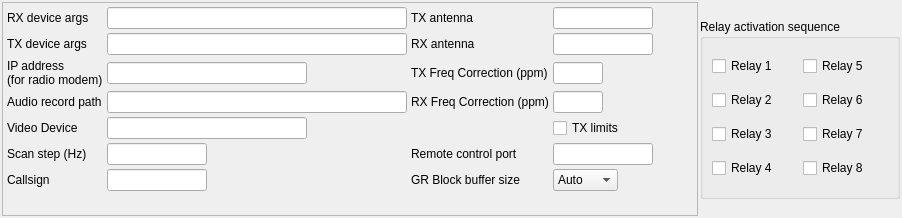
            <widget class="QWidget" name="tab_2">
             <attribute name="title">
              <string>General Settings</string>
             </attribute>
             <layout class="QGridLayout" name="gridLayout">
              <property name="leftMargin">
               <number>2</number>
              </property>
              <property name="topMargin">
               <number>2</number>
              </property>
              <property name="rightMargin">
               <number>2</number>
              </property>
              <property name="bottomMargin">
               <number>2</number>
              </property>
              <property name="spacing">
               <number>2</number>
              </property>
              <item row="0" column="0">
               <widget class="QFrame" name="frame_5">
                <property name="frameShape">
                 <enum>QFrame::StyledPanel</enum>
                </property>
                <property name="frameShadow">
                 <enum>QFrame::Raised</enum>
                </property>
                <layout class="QGridLayout" name="gridLayout_10">
                 <property name="leftMargin">
                  <number>4</number>
                 </property>
                 <property name="topMargin">
                  <number>4</number>
                 </property>
                 <property name="rightMargin">
                  <number>4</number>
                 </property>
                 <property name="bottomMargin">
                  <number>4</number>
                 </property>
                 <property name="spacing">
                  <number>4</number>
                 </property>
                 <item row="2" column="1">
                  <widget class="QLineEdit" name="lineEditIPaddress">
                   <property name="sizePolicy">
                    <sizepolicy hsizetype="Fixed" vsizetype="Fixed">
                     <horstretch>0</horstretch>
                     <verstretch>0</verstretch>
                    </sizepolicy>
                   </property>
                   <property name="maximumSize">
                    <size>
                     <width>200</width>
                     <height>16777215</height>
                    </size>
                   </property>
                   <property name="styleSheet">
                    <string notr="true"/>
                   </property>
                   <property name="maxLength">
                    <number>100</number>
                   </property>
                  </widget>
                 </item>
                 <item row="6" column="1">
                  <widget class="QLineEdit" name="lineEditScanStep">
                   <property name="sizePolicy">
                    <sizepolicy hsizetype="Fixed" vsizetype="Fixed">
                     <horstretch>0</horstretch>
                     <verstretch>0</verstretch>
                    </sizepolicy>
                   </property>
                   <property name="maximumSize">
                    <size>
                     <width>100</width>
                     <height>16777215</height>
                    </size>
                   </property>
                  </widget>
                 </item>
                 <item row="6" column="0">
                  <widget class="QLabel" name="label_24">
                   <property name="sizePolicy">
                    <sizepolicy hsizetype="Fixed" vsizetype="Fixed">
                     <horstretch>0</horstretch>
                     <verstretch>0</verstretch>
                    </sizepolicy>
                   </property>
                   <property name="text">
                    <string>Scan step (Hz)</string>
                   </property>
                  </widget>
                 </item>
                 <item row="2" column="0">
                  <widget class="QLabel" name="label_18">
                   <property name="sizePolicy">
                    <sizepolicy hsizetype="Fixed" vsizetype="Fixed">
                     <horstretch>0</horstretch>
                     <verstretch>0</verstretch>
                    </sizepolicy>
                   </property>
                   <property name="text">
                    <string>IP address 
(for radio modem)</string>
                   </property>
                  </widget>
                 </item>
                 <item row="0" column="1">
                  <widget class="QLineEdit" name="lineEditRXDev">
                   <property name="sizePolicy">
                    <sizepolicy hsizetype="Fixed" vsizetype="Fixed">
                     <horstretch>0</horstretch>
                     <verstretch>0</verstretch>
                    </sizepolicy>
                   </property>
                   <property name="minimumSize">
                    <size>
                     <width>300</width>
                     <height>0</height>
                    </size>
                   </property>
                  </widget>
                 </item>
                 <item row="4" column="0">
                  <widget class="QLabel" name="label_10">
                   <property name="sizePolicy">
                    <sizepolicy hsizetype="Fixed" vsizetype="Fixed">
                     <horstretch>0</horstretch>
                     <verstretch>0</verstretch>
                    </sizepolicy>
                   </property>
                   <property name="text">
                    <string>Video Device</string>
                   </property>
                  </widget>
                 </item>
                 <item row="3" column="1">
                  <widget class="QLineEdit" name="lineEditRecordPath">
                   <property name="sizePolicy">
                    <sizepolicy hsizetype="Fixed" vsizetype="Fixed">
                     <horstretch>0</horstretch>
                     <verstretch>0</verstretch>
                    </sizepolicy>
                   </property>
                   <property name="maximumSize">
                    <size>
                     <width>300</width>
                     <height>16777215</height>
                    </size>
                   </property>
                  </widget>
                 </item>
                 <item row="4" column="1">
                  <widget class="QLineEdit" name="lineEditVideoDevice">
                   <property name="sizePolicy">
                    <sizepolicy hsizetype="Fixed" vsizetype="Fixed">
                     <horstretch>0</horstretch>
                     <verstretch>0</verstretch>
                    </sizepolicy>
                   </property>
                   <property name="minimumSize">
                    <size>
                     <width>200</width>
                     <height>0</height>
                    </size>
                   </property>
                   <property name="styleSheet">
                    <string notr="true"/>
                   </property>
                   <property name="maxLength">
                    <number>100</number>
                   </property>
                  </widget>
                 </item>
                 <item row="3" column="0">
                  <widget class="QLabel" name="label_41">
                   <property name="text">
                    <string>Audio record path</string>
                   </property>
                  </widget>
                 </item>
                 <item row="4" column="5">
                  <spacer name="horizontalSpacer_13">
                   <property name="orientation">
                    <enum>Qt::Horizontal</enum>
                   </property>
                   <property name="sizeHint" stdset="0">
                    <size>
                     <width>40</width>
                     <height>20</height>
                    </size>
                   </property>
                  </spacer>
                 </item>
                 <item row="0" column="0">
                  <widget class="QLabel" name="label_2">
                   <property name="sizePolicy">
                    <sizepolicy hsizetype="Fixed" vsizetype="Fixed">
                     <horstretch>0</horstretch>
                     <verstretch>0</verstretch>
                    </sizepolicy>
                   </property>
                   <property name="text">
                    <string>RX device args</string>
                   </property>
                  </widget>
                 </item>
                 <item row="1" column="0">
                  <widget class="QLabel" name="label_3">
                   <property name="sizePolicy">
                    <sizepolicy hsizetype="Fixed" vsizetype="Fixed">
                     <horstretch>0</horstretch>
                     <verstretch>0</verstretch>
                    </sizepolicy>
                   </property>
                   <property name="text">
                    <string>TX device args</string>
                   </property>
                  </widget>
                 </item>
                 <item row="1" column="1">
                  <widget class="QLineEdit" name="lineEditTXDev">
                   <property name="sizePolicy">
                    <sizepolicy hsizetype="Fixed" vsizetype="Fixed">
                     <horstretch>0</horstretch>
                     <verstretch>0</verstretch>
                    </sizepolicy>
                   </property>
                   <property name="minimumSize">
                    <size>
                     <width>300</width>
                     <height>0</height>
                    </size>
                   </property>
                   <property name="styleSheet">
                    <string notr="true"/>
                   </property>
                  </widget>
                 </item>
                 <item row="0" column="2">
                  <widget class="QLabel" name="label_5">
                   <property name="sizePolicy">
                    <sizepolicy hsizetype="Fixed" vsizetype="Fixed">
                     <horstretch>0</horstretch>
                     <verstretch>0</verstretch>
                    </sizepolicy>
                   </property>
                   <property name="text">
                    <string>TX antenna</string>
                   </property>
                  </widget>
                 </item>
                 <item row="0" column="3">
                  <widget class="QLineEdit" name="lineEditTXAntenna">
                   <property name="sizePolicy">
                    <sizepolicy hsizetype="Fixed" vsizetype="Fixed">
                     <horstretch>0</horstretch>
                     <verstretch>0</verstretch>
                    </sizepolicy>
                   </property>
                   <property name="minimumSize">
                    <size>
                     <width>100</width>
                     <height>0</height>
                    </size>
                   </property>
                   <property name="maximumSize">
                    <size>
                     <width>100</width>
                     <height>16777215</height>
                    </size>
                   </property>
                   <property name="styleSheet">
                    <string notr="true"/>
                   </property>
                  </widget>
                 </item>
                 <item row="1" column="2">
                  <widget class="QLabel" name="label_6">
                   <property name="sizePolicy">
                    <sizepolicy hsizetype="Fixed" vsizetype="Fixed">
                     <horstretch>0</horstretch>
                     <verstretch>0</verstretch>
                    </sizepolicy>
                   </property>
                   <property name="text">
                    <string>RX antenna</string>
                   </property>
                  </widget>
                 </item>
                 <item row="1" column="3">
                  <widget class="QLineEdit" name="lineEditRXAntenna">
                   <property name="sizePolicy">
                    <sizepolicy hsizetype="Fixed" vsizetype="Fixed">
                     <horstretch>0</horstretch>
                     <verstretch>0</verstretch>
                    </sizepolicy>
                   </property>
                   <property name="minimumSize">
                    <size>
                     <width>100</width>
                     <height>0</height>
                    </size>
                   </property>
                   <property name="maximumSize">
                    <size>
                     <width>100</width>
                     <height>16777215</height>
                    </size>
                   </property>
                   <property name="styleSheet">
                    <string notr="true"/>
                   </property>
                  </widget>
                 </item>
                 <item row="6" column="3">
                  <widget class="QLineEdit" name="remoteControlEdit">
                   <property name="sizePolicy">
                    <sizepolicy hsizetype="Fixed" vsizetype="Fixed">
                     <horstretch>0</horstretch>
                     <verstretch>0</verstretch>
                    </sizepolicy>
                   </property>
                   <property name="maximumSize">
                    <size>
                     <width>100</width>
                     <height>16777215</height>
                    </size>
                   </property>
                  </widget>
                 </item>
                 <item row="6" column="2">
                  <widget class="QLabel" name="label_39">
                   <property name="sizePolicy">
                    <sizepolicy hsizetype="Fixed" vsizetype="Fixed">
                     <horstretch>0</horstretch>
                     <verstretch>0</verstretch>
                    </sizepolicy>
                   </property>
                   <property name="text">
                    <string>Remote control port</string>
                   </property>
                  </widget>
                 </item>
                 <item row="7" column="2">
                  <widget class="QLabel" name="label_45">
                   <property name="text">
                    <string>GR Block buffer size</string>
                   </property>
                  </widget>
                 </item>
                 <item row="7" column="3">
                  <widget class="QComboBox" name="blockBufferSizeComboBox">
                   <property name="sizePolicy">
                    <sizepolicy hsizetype="Fixed" vsizetype="Fixed">
                     <horstretch>0</horstretch>
                     <verstretch>0</verstretch>
                    </sizepolicy>
                   </property>
                   <item>
                    <property name="text">
                     <string>Auto</string>
                    </property>
                   </item>
                   <item>
                    <property name="text">
                     <string>512</string>
                    </property>
                   </item>
                   <item>
                    <property name="text">
                     <string>1024</string>
                    </property>
                   </item>
                   <item>
                    <property name="text">
                     <string>2048</string>
                    </property>
                   </item>
                   <item>
                    <property name="text">
                     <string>4096</string>
                    </property>
                   </item>
                   <item>
                    <property name="text">
                     <string>8192</string>
                    </property>
                   </item>
                   <item>
                    <property name="text">
                     <string>16384</string>
                    </property>
                   </item>
                   <item>
                    <property name="text">
                     <string>32768</string>
                    </property>
                   </item>
                   <item>
                    <property name="text">
                     <string>65536</string>
                    </property>
                   </item>
                  </widget>
                 </item>
                 <item row="7" column="0">
                  <widget class="QLabel" name="label_4">
                   <property name="sizePolicy">
                    <sizepolicy hsizetype="Fixed" vsizetype="Fixed">
                     <horstretch>0</horstretch>
                     <verstretch>0</verstretch>
                    </sizepolicy>
                   </property>
                   <property name="text">
                    <string>Callsign</string>
                   </property>
                  </widget>
                 </item>
                 <item row="7" column="1">
                  <widget class="QLineEdit" name="lineEditCallsign">
                   <property name="sizePolicy">
                    <sizepolicy hsizetype="Fixed" vsizetype="Fixed">
                     <horstretch>0</horstretch>
                     <verstretch>0</verstretch>
                    </sizepolicy>
                   </property>
                   <property name="minimumSize">
                    <size>
                     <width>100</width>
                     <height>0</height>
                    </size>
                   </property>
                   <property name="maximumSize">
                    <size>
                     <width>100</width>
                     <height>16777215</height>
                    </size>
                   </property>
                   <property name="maxLength">
                    <number>25</number>
                   </property>
                  </widget>
                 </item>
                 <item row="2" column="2">
                  <widget class="QLabel" name="label_8">
                   <property name="sizePolicy">
                    <sizepolicy hsizetype="Fixed" vsizetype="Fixed">
                     <horstretch>0</horstretch>
                     <verstretch>0</verstretch>
                    </sizepolicy>
                   </property>
                   <property name="text">
                    <string>TX Freq Correction (ppm)</string>
                   </property>
                  </widget>
                 </item>
                 <item row="2" column="3">
                  <widget class="QLineEdit" name="lineEditTXFreqCorrection">
                   <property name="sizePolicy">
                    <sizepolicy hsizetype="Fixed" vsizetype="Fixed">
                     <horstretch>0</horstretch>
                     <verstretch>0</verstretch>
                    </sizepolicy>
                   </property>
                   <property name="minimumSize">
                    <size>
                     <width>50</width>
                     <height>0</height>
                    </size>
                   </property>
                   <property name="maximumSize">
                    <size>
                     <width>50</width>
                     <height>16777215</height>
                    </size>
                   </property>
                  </widget>
                 </item>
                 <item row="3" column="2">
                  <widget class="QLabel" name="label_7">
                   <property name="sizePolicy">
                    <sizepolicy hsizetype="Fixed" vsizetype="Fixed">
                     <horstretch>0</horstretch>
                     <verstretch>0</verstretch>
                    </sizepolicy>
                   </property>
                   <property name="text">
                    <string>RX Freq Correction (ppm)</string>
                   </property>
                  </widget>
                 </item>
                 <item row="3" column="3">
                  <widget class="QLineEdit" name="lineEditRXFreqCorrection">
                   <property name="sizePolicy">
                    <sizepolicy hsizetype="Fixed" vsizetype="Fixed">
                     <horstretch>0</horstretch>
                     <verstretch>0</verstretch>
                    </sizepolicy>
                   </property>
                   <property name="minimumSize">
                    <size>
                     <width>50</width>
                     <height>0</height>
                    </size>
                   </property>
                   <property name="maximumSize">
                    <size>
                     <width>50</width>
                     <height>16777215</height>
                    </size>
                   </property>
                  </widget>
                 </item>
                 <item row="8" column="0">
                  <spacer name="verticalSpacer">
                   <property name="orientation">
                    <enum>Qt::Vertical</enum>
                   </property>
                   <property name="sizeType">
                    <enum>QSizePolicy::MinimumExpanding</enum>
                   </property>
                   <property name="sizeHint" stdset="0">
                    <size>
                     <width>20</width>
                     <height>20</height>
                    </size>
                   </property>
                  </spacer>
                 </item>
                 <item row="4" column="3">
                  <widget class="QCheckBox" name="checkBoxTxLimits">
                   <property name="text">
                    <string>TX limits</string>
                   </property>
                  </widget>
                 </item>
                </layout>
               </widget>
              </item>
              <item row="0" column="1">
               <widget class="QGroupBox" name="groupBox">
                <property name="sizePolicy">
                 <sizepolicy hsizetype="Fixed" vsizetype="Preferred">
                  <horstretch>0</horstretch>
                  <verstretch>0</verstretch>
                 </sizepolicy>
                </property>
                <property name="minimumSize">
                 <size>
                  <width>200</width>
                  <height>150</height>
                 </size>
                </property>
                <property name="maximumSize">
                 <size>
                  <width>16777215</width>
                  <height>180</height>
                 </size>
                </property>
                <property name="styleSheet">
                 <string notr="true">font: 8pt &quot;Noto Sans&quot;;</string>
                </property>
                <property name="title">
                 <string>Relay activation sequence</string>
                </property>
                <layout class="QGridLayout" name="gridLayout_11">
                 <item row="0" column="0">
                  <widget class="QCheckBox" name="relay1CheckBox">
                   <property name="text">
                    <string>Relay 1</string>
                   </property>
                  </widget>
                 </item>
                 <item row="3" column="1">
                  <widget class="QCheckBox" name="relay8CheckBox">
                   <property name="text">
                    <string>Relay 8</string>
                   </property>
                  </widget>
                 </item>
                 <item row="3" column="0">
                  <widget class="QCheckBox" name="relay4CheckBox">
                   <property name="text">
                    <string>Relay 4</string>
                   </property>
                  </widget>
                 </item>
                 <item row="2" column="0">
                  <widget class="QCheckBox" name="relay3CheckBox">
                   <property name="text">
                    <string>Relay 3</string>
                   </property>
                  </widget>
                 </item>
                 <item row="2" column="1">
                  <widget class="QCheckBox" name="relay7CheckBox">
                   <property name="text">
                    <string>Relay 7</string>
                   </property>
                  </widget>
                 </item>
                 <item row="0" column="1">
                  <widget class="QCheckBox" name="relay5CheckBox">
                   <property name="text">
                    <string>Relay 5</string>
                   </property>
                  </widget>
                 </item>
                 <item row="1" column="1">
                  <widget class="QCheckBox" name="relay6CheckBox">
                   <property name="text">
                    <string>Relay 6</string>
                   </property>
                  </widget>
                 </item>
                 <item row="1" column="0">
                  <widget class="QCheckBox" name="relay2CheckBox">
                   <property name="text">
                    <string>Relay 2</string>
                   </property>
                  </widget>
                 </item>
                </layout>
               </widget>
              </item>
             </layout>
            </widget>
